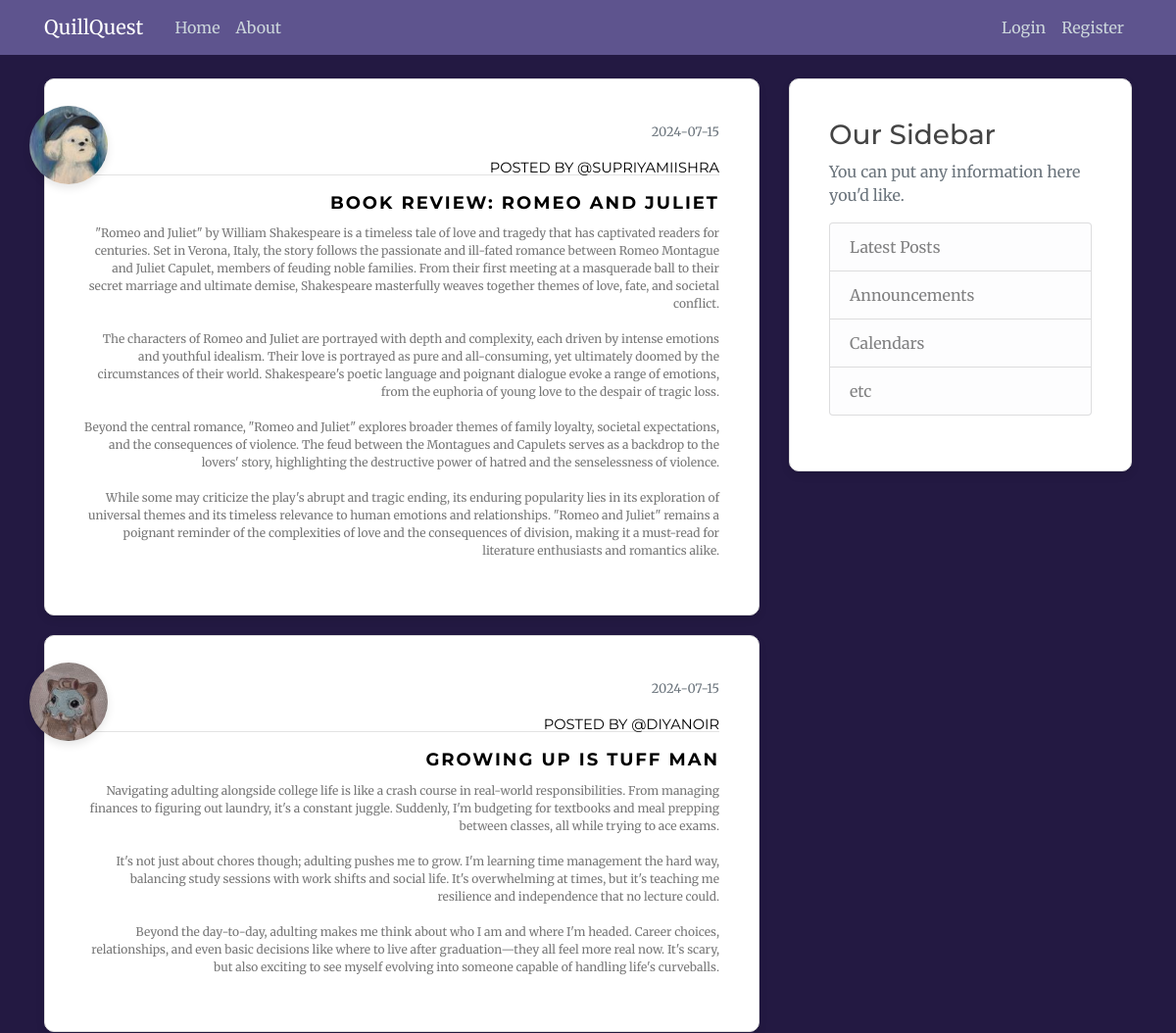
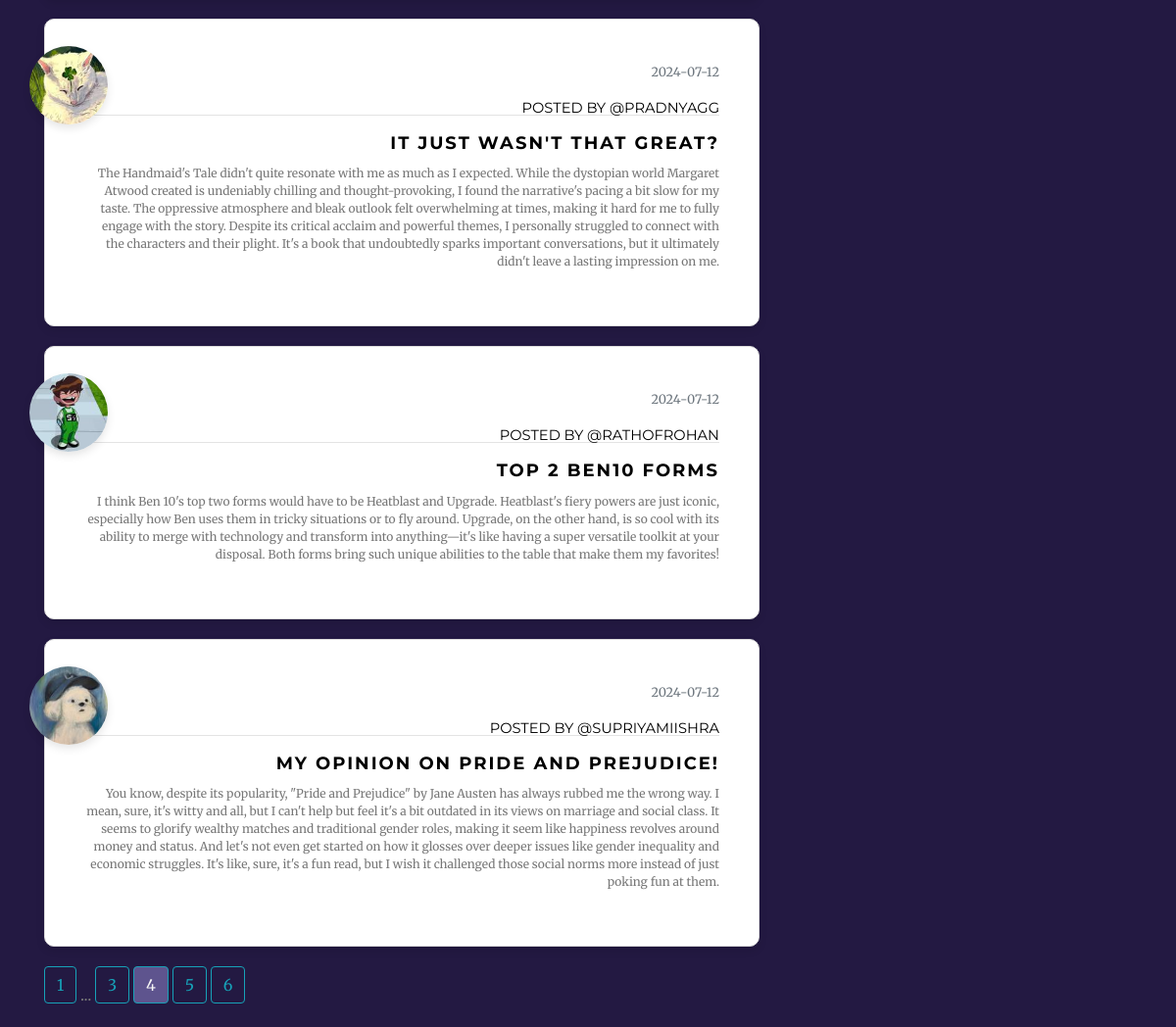
/home?page=4, run on the app's committed database (2 pictures, top to bottom).
### flaskblog/models.py (models this page shows, shortened)
class Post(db.Model):
    __tablename__ = "post"
    id = db.Column(db.Integer, primary_key= True )
    title = db.Column(db.String(100), nullable= False)
    date_posted= db.Column(db.DateTime, nullable= False, default= datetime.utcnow ) # no (): function as arguement; not current time
    content = db.Column(db.Text, nullable= False)
    user_id = db.Column( db.Integer, db.ForeignKey('user.id'), nullable = False) #lowercase user not class; table and column name

class User(db.Model, UserMixin): #import from db.Model
    __tablename__ = "user"
    id = db.Column(db.Integer, primary_key= True )
    username = db.Column(db.String(20), unique= True, nullable= False)
    email = db.Column(db.String(120), unique= True, nullable= False)
    image_file = db.Column(db.String(120), nullable= False, default = 'default.jpeg') #hashing for length
    password = db.Column(db.String(60), nullable= False)
    posts = db.relationship ('Post', backref = 'author', lazy =  True) #one-to-many relationship; backref: author attribute to get user of post ; lazy: loads in one go

### flaskblog/main/routes.py (the view)
@main.route("/")
@main.route("/home")
def home():
    page = request.args.get('page', 1, type=int)
    posts = Post.query.order_by(Post.date_posted.desc()).paginate(page=page, per_page=5)
    return render_template('home.html', posts=posts)

### flaskblog/templates/home.html
{% extends "layout.html" %}
{% block content %}
    {% for post in posts.items %}
      <article class="media content-section">
        <img class="rounded-circle article-img" style="width: 80px; height: 80px; box-shadow: 0 4px 8px rgba(0, 0, 0, 0.1);" src="{{ url_for('static', filename='profile_pics/' + post.author.image_file) }}">
        <div class="media-body" style="text-align: right;">
            <div class="article-metadata">
              <small class="text-muted"> {{ post.date_posted.strftime('%Y-%m-%d') }}</small>
              <br>
              <a style="font-size: 11pt;" href="{{  url_for('users.user_posts', username=post.author.username)  }}"> posted by @{{ post.author.username }} </a>
            </div>
            <h2> <a class="article-title"  style="font-weight:bold;" href="{{ url_for('posts.post', post_id=post.id) }}">{{ post.title }}</a> </h2>
            <p class="article-content">{{ post.content }}</p>
        </div>
      </article>
    {% endfor %}
    {% for page_num in posts.iter_pages( left_edge = 1, right_edge=1, left_current=1, right_current=2 ) %}
      {% if page_num %}
        {% if posts.page == page_num %}
        <a class="btn btn-info mb-4" style="color: whitesmoke; background-color: #5e548e;"  href="{{ url_for('main.home', page=page_num) }}">{{ page_num }}</a>
        {% else %}
          <a class="btn btn-outline-info mb-4" href="{{ url_for('main.home', page=page_num) }}">{{ page_num }}</a>
        {% endif %}
      {% else %}
        ...
      {% endif %}
    {% endfor %}
{% endblock %}

### flaskblog/static/main.css (style rules this page uses)
body { background: #231942; color: #777; font-family: 'Merriweather', serif; font-size: 16px; margin-top: 5rem; }
h1, h2, h3, h4, h5, h6 { color: #444444; font-family: 'Montserrat', sans-serif; }
.content-section { background: #ffffff; padding: 40px; border: 1px solid #dddddd; border-radius: 10px; box-shadow: 0 4px 8px rgba(0, 0, 0, 0.1); margin-bottom: 20px; position: relative; transition: 0.4s; }
.content-section::before { content: ""; position: absolute; bottom: 0; height: 2px; width: 0%; background: #333333; right: 0; transition: width 0.4s; }
.article-title { color: black; font-size: 18px; margin-top: 25px; letter-spacing: 2px; text-transform: uppercase; }
.article-content { white-space: pre-line; font-size: 12px; }
.article-img { height: 65px; width: 65px; margin-right: 16px; position: absolute; top: 27px; left: -16px; cursor: pointer; }
.article-metadata { padding-bottom: 1px; margin-bottom: 4px; border-bottom: 1px solid #e3e3e3; }
.article-metadata a { font-family: 'Montserrat', sans-serif; font-size: 12px; text-transform: uppercase; color: black; margin-top: 10px; transition: 0.4s; display: inline-block; top: 5px; position: relative; }

### data on the page
Post: image_file (picture), date_posted "2024-07-15", author.username "SUPRIYAMIISHRA", title "BOOK REVIEW: ROMEO AND JULIET", content "\"Romeo and Juliet\" by William Shakespeare is a timeless tale of love and tragedy that has captivated readers for centuries. Set in Verona, Italy, the story follows the passionate and ill-fated romance between Romeo Montague and Juliet Capulet, members of feuding noble families. From their first meeting at a masquerade ball to their secret marriage and ultimate demise, Shakespeare masterfully weaves together themes of love, fate, and societal conflict. The characters of Romeo and Juliet are portrayed with depth and complexity, each driven by intense emotions and youthful idealism. Their love is portrayed as pure and all-consuming, yet ultimately doomed by the circumstances of their world.…"
Post: image_file (picture), date_posted "2024-07-15", author.username "DIYANOIR", title "GROWING UP IS TUFF MAN", content "Navigating adulting alongside college life is like a crash course in real-world responsibilities. From managing finances to figuring out laundry, it's a constant juggle. Suddenly, I'm budgeting for textbooks and meal prepping between classes, all while trying to ace exams. It's not just about chores though; adulting pushes me to grow. I'm learning time management the hard way, balancing study sessions with work shifts and social life. It's overwhelming at times, but it's teaching me resilience and independence that no lecture could. Beyond the day-to-day, adulting makes me think about who I am and where I'm headed. Career choices, relationships, and even basic decisions like where to live…"
Post: image_file (picture), date_posted "2024-07-12", author.username "PRADNYAGG", title "IT JUST WASN'T THAT GREAT?", content "The Handmaid's Tale didn't quite resonate with me as much as I expected. While the dystopian world Margaret Atwood created is undeniably chilling and thought-provoking, I found the narrative's pacing a bit slow for my taste. The oppressive atmosphere and bleak outlook felt overwhelming at times, making it hard for me to fully engage with the story. Despite its critical acclaim and powerful themes, I personally struggled to connect with the characters and their plight. It's a book that undoubtedly sparks important conversations, but it ultimately didn't leave a lasting impression on me."
Post: image_file (picture), date_posted "2024-07-12", author.username "RATHOFROHAN", title "TOP 2 BEN10 FORMS", content "I think Ben 10's top two forms would have to be Heatblast and Upgrade. Heatblast's fiery powers are just iconic, especially how Ben uses them in tricky situations or to fly around. Upgrade, on the other hand, is so cool with its ability to merge with technology and transform into anything—it's like having a super versatile toolkit at your disposal. Both forms bring such unique abilities to the table that make them my favorites!"
Post: image_file (picture), date_posted "2024-07-12", author.username "SUPRIYAMIISHRA", title "MY OPINION ON PRIDE AND PREJUDICE!", content "You know, despite its popularity, \"Pride and Prejudice\" by Jane Austen has always rubbed me the wrong way. I mean, sure, it's witty and all, but I can't help but feel it's a bit outdated in its views on marriage and social class. It seems to glorify wealthy matches and traditional gender roles, making it seem like happiness revolves around money and status. And let's not even get started on how it glosses over deeper issues like gender inequality and economic struggles. It's like, sure, it's a fun read, but I wish it challenged those social norms more instead of just poking fun at them."

### other printed values
{{ page_num }} "1" "3" "5" "6"
{{ page_num }} "4"
